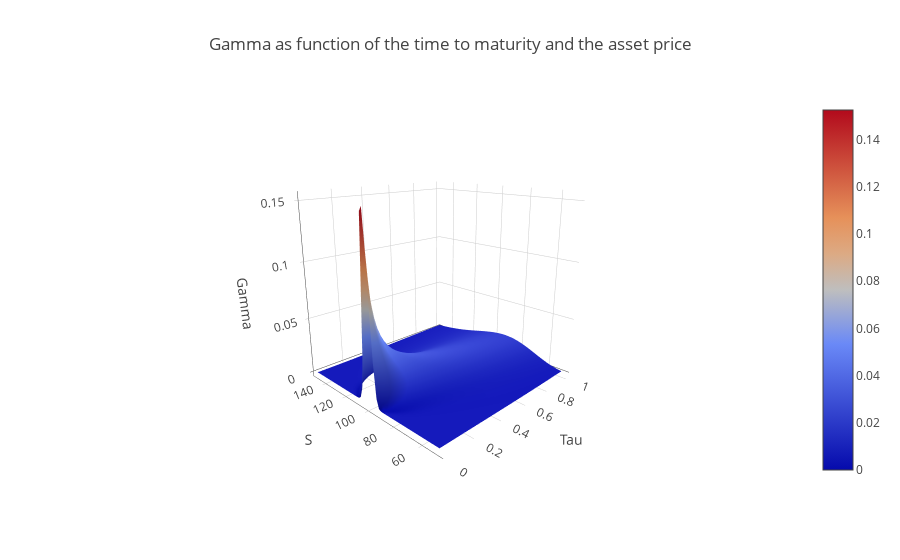

Write notebook code for a chart like this one.
### Code cell
# Gamma surface
Gamma = np.zeros([steps, steps])

for i, S in enumerate(S_grid):
    for j, Tau in enumerate(Tau_grid):
        Gamma[i][j] = calculate_gamma(S, K, r, d, Tau, sig) 
        
        
layout = go.Layout(title='Gamma as function of the time to maturity and the asset price', 
                   scene = dict(xaxis_title = 'Tau', yaxis_title = 'S', zaxis_title = 'Gamma', 
                                camera_eye = dict(x=-1.6, y=-1.6, z=0.7)))

fig = go.Figure(data=[go.Surface(z=Gamma, x=Tau_grid, y=S_grid)],
                layout=layout)

iplot(fig)

# plot(fig, filename='Gamma.html')

### Figure 1 — Plotly figure (JSON) as saved in the notebook; plotly's stock layout.template omitted (floating-point values rounded to 4 significant figures; data arrays with more than 128 entries replaced by an {"elided": "..."} marker saying what was removed)
{"data": [{"type": "surface", "uid": "3f32d203-b4d1-4781-b7bd-36f2c729b53e", "x": [0.01, 0.02678, 0.04356, 0.06034, 0.07712, 0.0939, 0.1107, 0.1275, 0.1442, 0.161, 0.1778, 0.1946, 0.2114, 0.2281, 0.2449, 0.2617, 0.2785, 0.2953, 0.312, 0.3288, 0.3456, 0.3624, 0.3792, 0.3959, 0.4127, 0.4295, 0.4463, 0.4631, 0.4798, 0.4966, 0.5134, 0.5302, 0.5469, 0.5637, 0.5805, 0.5973, 0.6141, 0.6308, 0.6476, 0.6644, 0.6812, 0.698, 0.7147, 0.7315, 0.7483, 0.7651, 0.7819, 0.7986, 0.8154, 0.8322, 0.849, 0.8658, 0.8825, 0.8993, 0.9161, 0.9329, 0.9497, 0.9664, 0.9832, 1], "y": [50, 51.69, 53.39, 55.08, 56.78, 58.47, 60.17, 61.86, 63.56, 65.25, 66.95, 68.64, 70.34, 72.03, 73.73, 75.42, 77.12, 78.81, 80.51, 82.2, 83.9, 85.59, 87.29, 88.98, 90.68, 92.37, 94.07, 95.76, 97.46, 99.15, 100.8, 102.5, 104.2, 105.9, 107.6, 109.3, 111.0, 112.7, 114.4, 116.1, 117.8, 119.5, 121.2, 122.9, 124.6, 126.3, 128.0, 129.7, 131.4, 133.1, 134.7, 136.4, 138.1, 139.8, 141.5, 143.2, 144.9, 146.6, 148.3, 150.0], "z": {"elided": "60x60 float values"}}], "layout": {"scene": {"camera": {"eye": {"x": -1.6, "y": -1.6, "z": 0.7}}, "xaxis": {"title": {"text": "Tau"}}, "yaxis": {"title": {"text": "S"}}, "zaxis": {"title": {"text": "Gamma"}}}, "title": {"text": "Gamma as function of the time to maturity and the asset price"}}}
